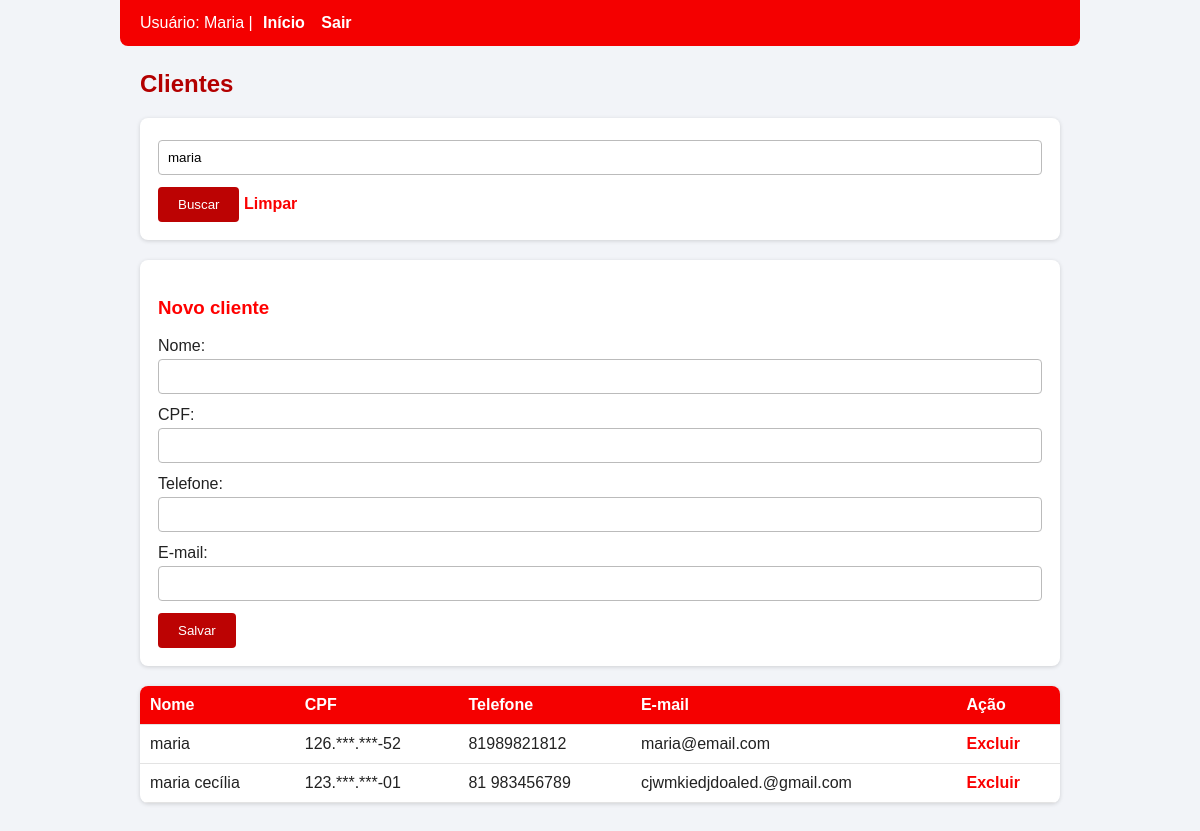
The app's page /sistema/clientes.php?busca=maria (signed in) with its own data.
### tables this page shows
CREATE TABLE `clientes` (
  `id_cliente` int(11) NOT NULL,
  `nome` varchar(100) NOT NULL,
  `cpf` varbinary(255) NOT NULL,
  `telefone` varchar(20) DEFAULT NULL,
  `email` varchar(100) DEFAULT NULL
);

### sistema/clientes.php (the view, shortened to what this page needs)
<?php
require 'auth.php';
$busca = trim($_GET['busca'] ?? '');
$sql = 'SELECT id_cliente, nome, CAST(AES_DECRYPT(cpf,?) AS CHAR) AS cpf, telefone, email
        FROM clientes';
$params = [CHAVE];
if ($busca != '') {
  $sql .= ' WHERE nome LIKE ? OR email LIKE ? OR telefone LIKE ?';
  array_push($params, "%$busca%", "%$busca%", "%$busca%");
}
$st = $pdo->prepare($sql . ' ORDER BY nome');
$st->execute($params);
$lista = $st->fetchAll(PDO::FETCH_ASSOC);
?>
<!DOCTYPE html>
<html lang="pt-BR">
<head>
  <link rel="stylesheet" href="style.css">
</head>
<body>
<nav>
  Usuário: <?= htmlspecialchars($_SESSION['nome']) ?> |
  <a href="index.php">Início</a>
  <a href="logout.php">Sair</a>
</nav>
<h2>Clientes</h2>
<form method="get">
  <input name="busca" placeholder="Buscar nome, e-mail ou telefone"
         value="<?= htmlspecialchars($busca) ?>">
  <button>Buscar</button>
  <a href="clientes.php">Limpar</a>
</form>
<form method="post">
  <h3>Novo cliente</h3>
  Nome: <input name="nome" required>
  CPF: <input name="cpf" maxlength="14" required>
  Telefone: <input name="telefone">
  E-mail: <input type="email" name="email">
  <button name="salvar">Salvar</button>
</form>
<table>
<tr><th>Nome</th><th>CPF</th><th>Telefone</th><th>E-mail</th><th>Ação</th></tr>
<?php foreach ($lista as $c): ?>
<tr>
  <td><?= htmlspecialchars($c['nome']) ?></td>
  <td><?= substr($c['cpf'],0,3) . '.***.***-' . substr($c['cpf'],-2) ?></td>
  <td><?= htmlspecialchars($c['telefone']) ?></td>
  <td><?= htmlspecialchars($c['email']) ?></td>
  <td><a href="?excluir=<?= $c['id_cliente'] ?>"
         onclick="return confirm('Excluir?')">Excluir</a></td>
</tr>
<?php endforeach; ?>
</table>
</body>
</html>

### records on screen
clientes: nome "maria", cpf "126", cpf "52", telefone "81989821812", email "maria@email.com"
clientes: nome "maria cecília", cpf "123", cpf "01", telefone "81 983456789", email "cjwmkiedjdoaled.@gmail.com"

### other values on screen
$_SESSION['nome'] "Maria"
